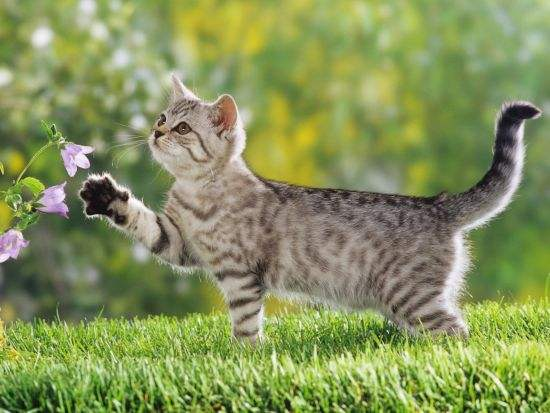
#> input picture openCV_python/mycat.png, 550 x 413 px
$ jupyter execute Image_harrisFeature.ipynb   (shell and % lines are left out)
#> lines starting #> are read from the running program, lines starting #| are printed output that depends on the picture; after the words box and inside, x2 and y2 are one past the last pixel; in counts of white or black regions, pixels touching at a corner belong together
# 图像特征-harris角点检测

[cell 1]
import cv2  #opencv 读取进来为BGR格式
import matplotlib.pyplot as plt
import numpy as np

#一个魔法指令，不需要采用plt.show()显示图像

[cell 2]
def cv_show(name,img):
    cv2.imshow(name,img)
    cv2.waitKey(0)
    cv2.destroyAllWindows()

### cv2.cornerHarris()
- img - 输入图像，应为灰度和float32类型。
- blockSize - 角点检测中指定区域的大小
- ksize - Sobel求导中使用的窗口大小
- k - 取值参数为[0.04,0.06]

[cell 3]
img = cv2.imread('mycat.png')
#> img is the input picture: shape (413, 550, 3); mean B, G, R 90.9, 147.1, 134
gray = cv2.cvtColor(img, cv2.COLOR_BGR2GRAY)
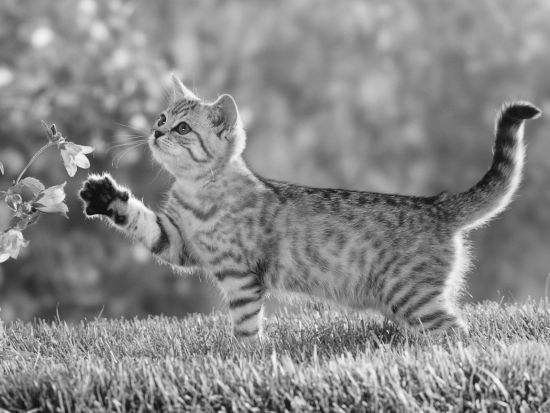
#> gray: shape (413, 550); min 1, max 255, mean 136.8
gray = np.float32(gray)

print('img.shape:',img.shape)
#| img.shape: (413, 550, 3)
dst = cv2.cornerHarris(gray,2,3,0.04)
#result用于标记角点，并不重要
dst = cv2.dilate(dst,None)
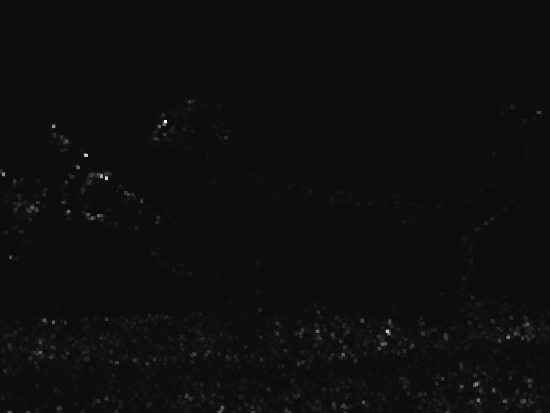
#> dst: shape (413, 550) float32; min -2464382.2, max 44489288, mean 271877.2; drawn with min black and max white
print('dst.shape:',dst.shape)
#| dst.shape: (413, 550)

[cell 4]
#最佳值的阈值，它可能因图像而异。
img[dst>0.01*dst.max()]=[0,0,255]
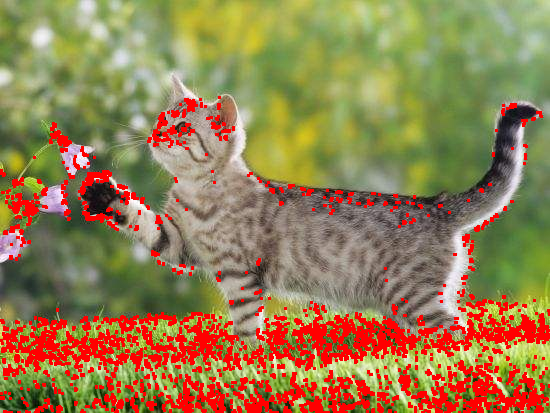
#> img: shape (413, 550, 3); 13.08% of pixels changed, all inside (x1, y1, x2, y2) = (0, 96, 550, 413)
#cv_show('dst',img)
plt.imshow(img)
plt.show()

$ run again, with openCV_python/hist.png copied over openCV_python/mycat.png
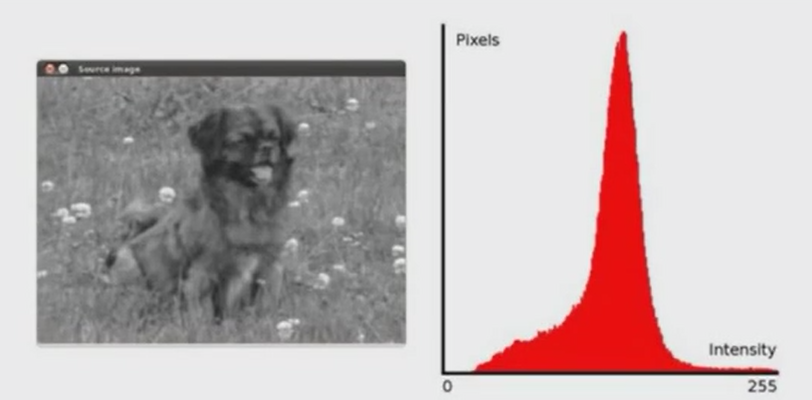
#> input picture openCV_python/hist.png, 812 x 400 px
#> img is the input picture: shape (400, 812, 3); mean B, G, R 182.6, 182.2, 194.5
#| img.shape: (400, 812, 3)
#> `dst = cv2.dilate(dst,None)`:
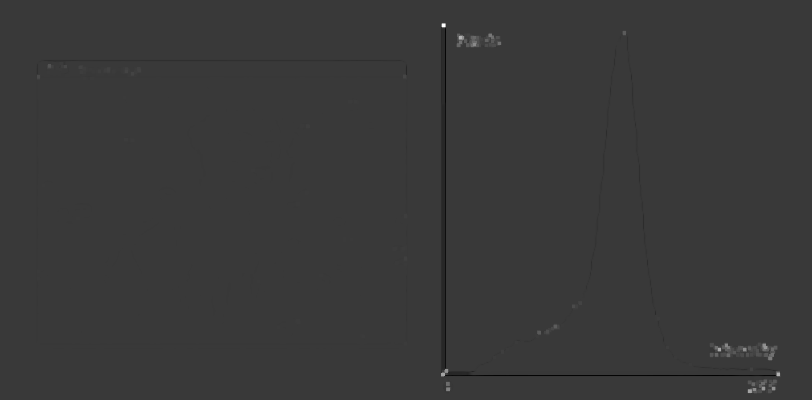
#> dst: shape (400, 812) float32; min -5355059, max 18594430, mean -1171.3; drawn with min black and max white
#| dst.shape: (400, 812)
#> `img[dst>0.01*dst.max()]=[0,0,255]`:
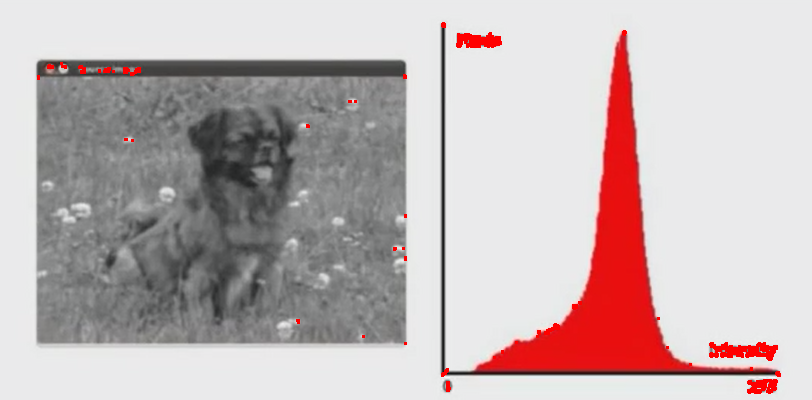
#> img: shape (400, 812, 3); 0.79% of pixels changed, all inside (x1, y1, x2, y2) = (37, 22, 781, 394)
